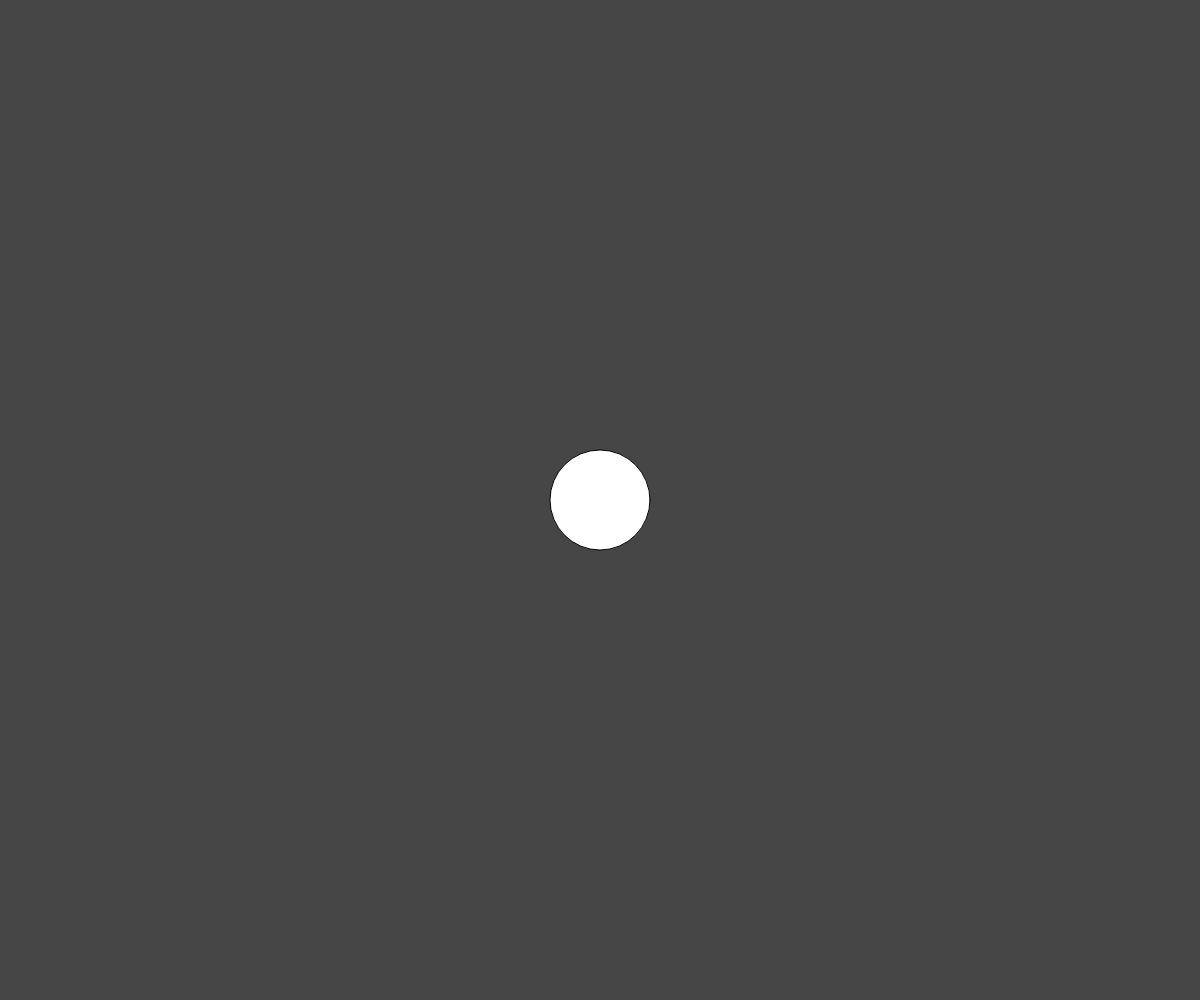
Frame 1 (no input)
Frame 60 (no input): identical to frame 1, image omitted
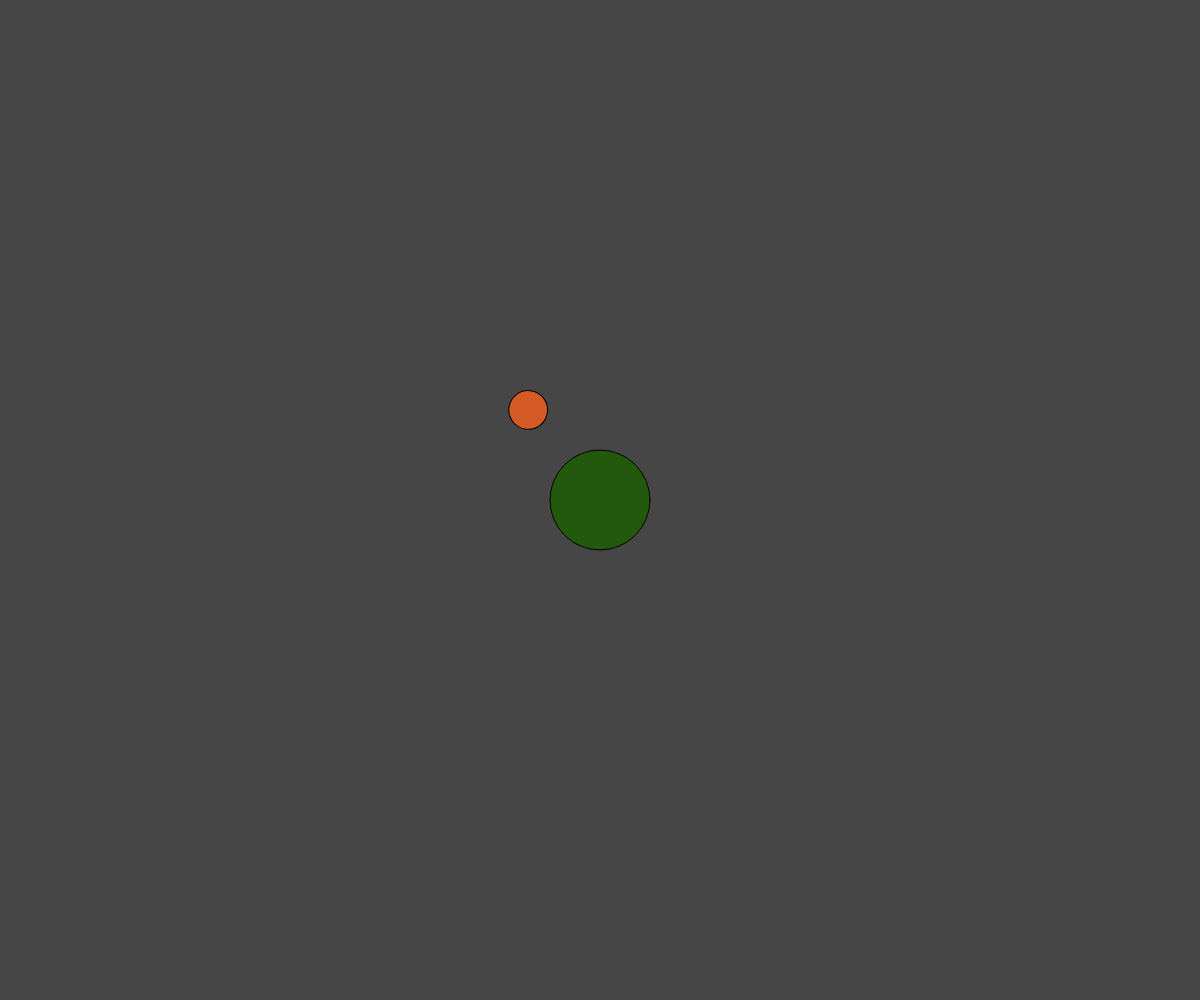
Frame 120 (the mouse pressed at the canvas centre since frame 60)

The p5.js sketch that drew these frames (run headless with seeded random() and noise() and a simulated clock; from frame 60 on, the mouse is pressed at the canvas centre):

// p5.js sketch
// ── sketch.js
// Planets and Moons
// Mr. Scott
// March 19th, 2025
// Storing objects IN objects, overwriting objects, basic tranform

// Try to add:
// Add some style (color, etc..), stars in background
// Multiple Planets..

let myPlanet;

function setup() {
  createCanvas(windowWidth, windowHeight);
  angleMode(DEGREES);
  myPlanet = new Planet(width/2, height/2);
}

function draw() {
  background(70);
  myPlanet.display();
}

function mousePressed(){
  //mouseClicked() → behaves differently in certain browsers
  if(keyIsPressed && keyCode === SHIFT){
    myPlanet = new Planet(mouseX, mouseY);
  }
  else{

    myPlanet.createMoon();
  }
}

function keyPressed(){
  //if any key (other than SHIFT) is pressed...
  if(keyCode !== SHIFT){
    myPlanet.relocate(mouseX, mouseY);
  }

  if(keyCode !== LEFT_ARROW){
    Moon.speed++;
  }
}

class Planet{
  //1. Constructor
  constructor(x, y){
    this.x = x;   this.y = y;   this.s = 100;
    this.moons = [];
  }
  //2. Class Functions
  display(){
    //draw the planet + all the moons
    circle(this.x, this.y, this.s);

    for(let m of this.moons){
      m.update();
    }
  }

  relocate(x, y){
    //First, the planet:
    this.x = x;   this.y = y; 
    //Then, the moons:
    for(let m of this.moons){
      m.x = x;   m.y = y;
    }
  }

  createMoon(){
    this.moons.push( new Moon(this.x, this.y) );
  }
}

class Moon{
  constructor(x,y){
    this.x = x;  this.y = y;   this.speed = random(1,5);
    this.angle = 0;  this.orbitRadius = random(80,250); this.s = random(5,50);
  }
  update(){
    //handles all internal class function calls
    this.move();
    this.display();
  }

  move(){
    this.angle += this.speed;
  }

  display(){
        fill(random(0, 225), random(0, 225), random(0, 225));
    push();
    translate()
    translate(this.x, this.y);
    rotate(this.angle);
    circle(this.orbitRadius, 0, this.s);
    pop();
    rotate();
  }
}
